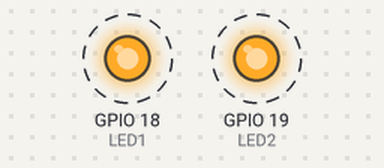
A sketch run on a simulated ESP32. Shown: output pins drawn as LEDs (lit = HIGH). Dashed ring = blinking. What the sketch prints to the serial monitor is not drawn.

Above: at 0.13 s.
Timing chart, 0 to 3.0 s (numbered marks = the images above):
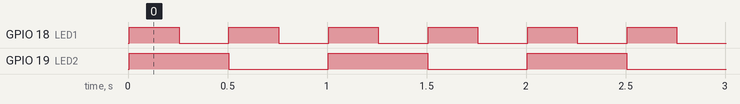

The sketch:

FreeRTOS_3.ino
```cpp
#define LED1 18
#define LED2 19

TaskHandle_t handleA;
uint16_t stacksize = 1000;

void taskA(void *pvParam)
{
   pinMode(LED1, OUTPUT);   // 將接腳設定為輸出模式
   while(1){
    digitalWrite(LED1,!digitalRead(LED1));//切換腳位
    vTaskDelay(pdMS_TO_TICKS(250)); //delay 250ms
   }
}

void taskB(void *pvParam)
{
   pinMode(LED2, OUTPUT);   // 將接腳設定為輸出模式
   while(1){
    digitalWrite(LED2,!digitalRead(LED2));//切換腳位
    vTaskDelay(500/portTICK_PERIOD_MS); //delay 500ms
   }
}

void setup() {
  Serial.begin(115200);
  Serial.printf("stack size: %u bytes\n",ESP.getHeapSize());
  Serial.printf("Before build mission the stack size: %u bytes\n",ESP.getFreeHeap ());

  xTaskCreate(taskA,"my taskA",stacksize ,NULL,1,&handleA);
  xTaskCreate(taskB,"my taskB",stacksize ,NULL,1,NULL);

  Serial.printf("AFTER build mission the stack size: %u bytes\n",
  ESP.getFreeHeap ());
}

void loop() {
  UBaseType_t m = stacksize - uxTaskGetStackHighWaterMark(handleA);
  Serial.printf("mission use size: %u bytes\n",m);
  vTaskDelay(1000); //delay 500ms
}
```

Measured:
- by itself, GPIO 18 (LED1): alternates HIGH for 0.25 s and LOW for 0.25 s
- by itself, GPIO 19 (LED2): alternates HIGH for 0.50 s and LOW for 0.50 s
- by itself, everything shown: repeats every 1.0 s, in 4 steps
